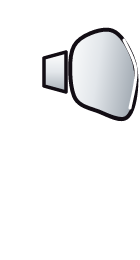
#> input picture mod/SlayTheRequiem/images/ui/doll_src/axe_metal.png, 140 x 260 px
$ python -i bold_doll.py   (imports and definitions only)
#> lines starting #> are read from the running program, lines starting #| are printed output that depends on the picture
#> further down, picture is the input picture: PIL image 140x260 RGBA; mean R, G, B, A 29.9, 30.3, 31.1, 43.2
"""Утолщение спрайтов куклы снаряжения (плейтест 2026-11: «оружие на герое — почти невидимые тонкие штрихи»).

Для каждого оружия ui/doll/<kind>.png (основа) и <kind>_metal.png (металл, его красит код по материалу):
  * тонкие детали утолщаются на ~1 px (MaxFilter по каналам — цвета плоские, так что не «плывут»);
  * основа получает тёмный контур толщиной ~4 px по объединению основы и металла — силуэт читается
    на любом фоне боя, а металл ложится поверх и тонируется как прежде.
Исходники хранятся в images/ui/doll_src (копируются при первом запуске), повтор идемпотентен.

    python tools/assets/bold_doll.py [--sheet out.png]
"""
from __future__ import annotations

import argparse
import shutil
from pathlib import Path

from PIL import Image, ImageChops, ImageFilter

ROOT = Path(__file__).resolve().parents[2]
DOLL = ROOT / "mod/SlayTheRequiem/images/ui/doll"
SRC = ROOT / "mod/SlayTheRequiem/images/ui/doll_src"
OUTLINE = (24, 17, 12)


def fatten(img: Image.Image) -> Image.Image:
    r, g, b, a = img.split()
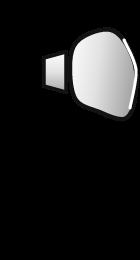
#> r: PIL image 140x260 L; min 0, max 255, mean 29.9
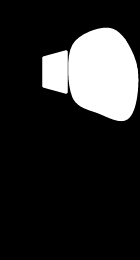
#> a: PIL image 140x260 L; min 0, max 255, mean 43.2
    a2 = a.filter(ImageFilter.MaxFilter(3))
    # цвет для новых пикселей — из соседей (MaxFilter по RGB, взвешенный по альфе исходника)
    rgb = Image.merge("RGB", (r, g, b))
    premult = Image.composite(rgb, Image.new("RGB", img.size, (0, 0, 0)), a.point(lambda v: 255 if v > 40 else 0))
    spread = premult.filter(ImageFilter.MaxFilter(3))
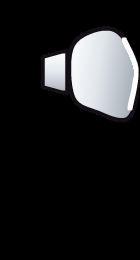
#> spread: PIL image 140x260 RGB; mean R, G, B 33, 33.4, 34.2
    rgb2 = Image.composite(rgb, spread, a.point(lambda v: 255 if v > 40 else 0))
    return Image.merge("RGBA", (*rgb2.split(), a2))


def outline(alpha: Image.Image, px: int) -> Image.Image:
    grown = alpha.point(lambda v: 255 if v > 30 else 0).filter(ImageFilter.MaxFilter(px * 2 + 1))
    grown = grown.filter(ImageFilter.GaussianBlur(0.8))
    layer = Image.new("RGBA", alpha.size, (*OUTLINE, 0))
    layer.putalpha(grown.point(lambda v: int(v * 0.92)))
    return layer


def main() -> None:
    ap = argparse.ArgumentParser()
    ap.add_argument("--sheet")
    args = ap.parse_args()
    SRC.mkdir(exist_ok=True)
    for f in DOLL.glob("*.png"):
        if not (SRC / f.name).exists():
            shutil.copy2(f, SRC / f.name)
    bases = sorted(f for f in SRC.glob("*.png") if not f.stem.endswith("_metal"))
    previews = []
    for base_path in bases:
        base = fatten(Image.open(base_path).convert("RGBA"))
        metal_path = SRC / f"{base_path.stem}_metal.png"
        metal = fatten(Image.open(metal_path).convert("RGBA")) if metal_path.exists() else None
        union = base.getchannel("A") if metal is None else ImageChops.lighter(base.getchannel("A"), metal.getchannel("A"))
        out = outline(union, 4)
        out.alpha_composite(base)
        out.save(DOLL / base_path.name)
        if metal is not None:
            metal.save(DOLL / metal_path.name)
            prev = out.copy()
            prev.alpha_composite(metal)
        else:
            prev = out
        previews.append(prev)
    print(f"спрайтов куклы: {len(bases)}")
    if args.sheet:
        sheet = Image.new("RGBA", (len(previews) * 150, 280), (70, 60, 55, 255))
        for i, p in enumerate(previews):
            sheet.alpha_composite(p, (i * 150 + 5, 10))
        sheet.save(args.sheet)


# [2 lines not run here, left out]

>>> from PIL import Image
>>> picture = Image.open('../../mod/SlayTheRequiem/images/ui/doll_src/axe_metal.png')
>>> result = fatten(picture)

$ run again, on mod/SlayTheRequiem/images/ui/doll_src/greatsword_metal.png
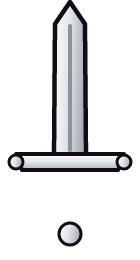
#> input picture mod/SlayTheRequiem/images/ui/doll_src/greatsword_metal.png, 140 x 260 px
#> picture is the input picture: PIL image 140x260 RGBA; mean R, G, B, A 30.9, 31.2, 32.4, 55
#> in fatten, `spread = premult.filter(ImageFilter.MaxFilter(3))`:
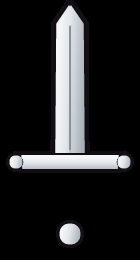
#> spread: PIL image 140x260 RGB; mean R, G, B 36.3, 36.6, 37.8
#> in fatten, `return Image.merge("RGBA", (*rgb2.split(), a2))`:
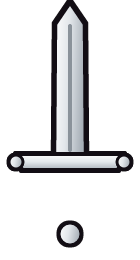
#> returned value: PIL image 140x260 RGBA; mean R, G, B, A 31.3, 31.5, 32.8, 59.9; transparent parts drawn white

$ run again, on mod/SlayTheRequiem/images/ui/doll_src/shield_metal.png
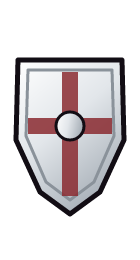
#> input picture mod/SlayTheRequiem/images/ui/doll_src/shield_metal.png, 140 x 260 px
#> picture is the input picture: PIL image 140x260 RGBA; mean R, G, B, A 67.1, 62.7, 64.9, 102.7
#> in fatten, `spread = premult.filter(ImageFilter.MaxFilter(3))`:
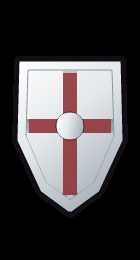
#> spread: PIL image 140x260 RGB; mean R, G, B 73.7, 70, 72
#> in fatten, `return Image.merge("RGBA", (*rgb2.split(), a2))`:
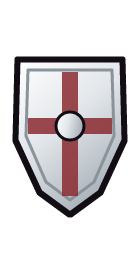
#> returned value: PIL image 140x260 RGBA; mean R, G, B, A 67.4, 62.9, 65.1, 106.5; transparent parts drawn white
